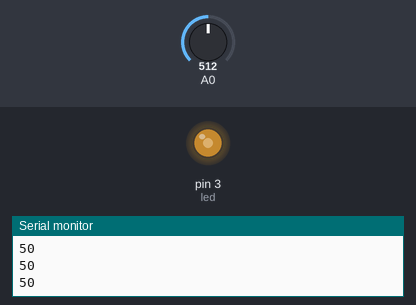
Recording of a sketch running on a simulated Arduino Uno, built with avr-gcc and run on an emulated ATmega328P. Shown: output pins drawn as LEDs (lit = HIGH), the last lines printed to the serial monitor. The test bench sets the inputs (shaded band); at power-on: A0 = 512.

Above: at 1.2 s.
1.3 s: A0 set to 716
At 2.5 s:
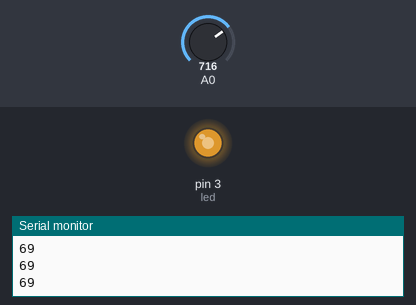
2.8 s: A0 set to 900
At 3.8 s:
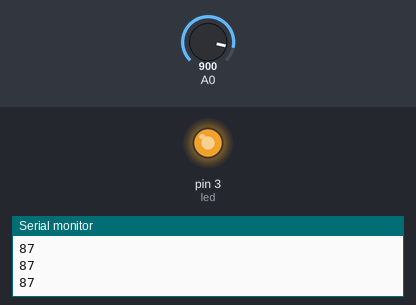
4.3 s: A0 set to 122
At 4.9 s:
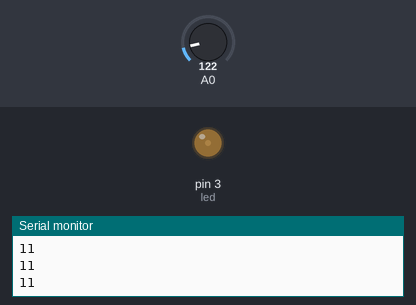
5.8 s: A0 set to 0
At 7.0 s:
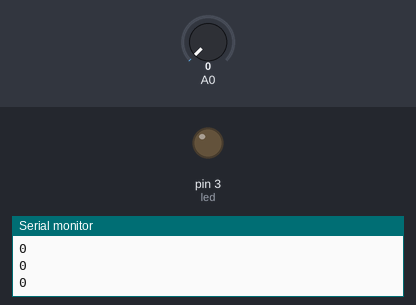
7.3 s: A0 set to 511
At 8.3 s:
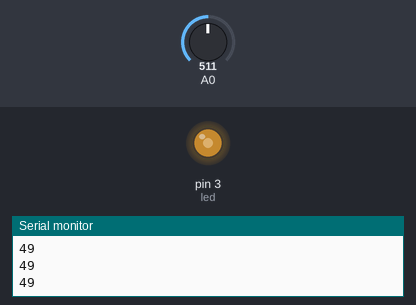
Timing chart, 0 to 9.8 s (numbered marks = the images above; inputs shaded):
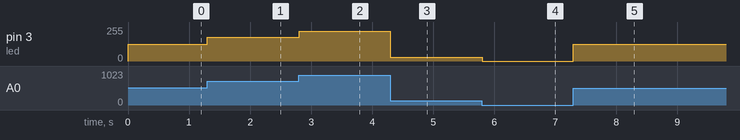

The sketch:

EJ1.ino
```cpp
int potenciometro;
int almacen;
int almacen1;
const int led = 3;

void setup() {
  Serial.begin(9600);
  pinMode(led, OUTPUT);
}

void loop()
{
  potenciometro = analogRead(A0);
  almacen = map(potenciometro, 0, 1023, 0, 255);
  analogWrite(led, almacen);

  almacen1 = map(potenciometro, 0, 1023, 0, 100);
  Serial.println(almacen1);
}
```

Measured:
- after the input at 1.3 s, pin 3 (led): 127/255 → 178/255 at once
- after the input at 2.8 s, pin 3 (led): 178/255 → 224/255 at once
- after the input at 4.3 s, pin 3 (led): 224/255 → 30/255 at once
- after the input at 5.8 s, pin 3 (led): 30/255 → 0/255 at once
- after the input at 7.3 s, pin 3 (led): 0/255 → 127/255 at once
